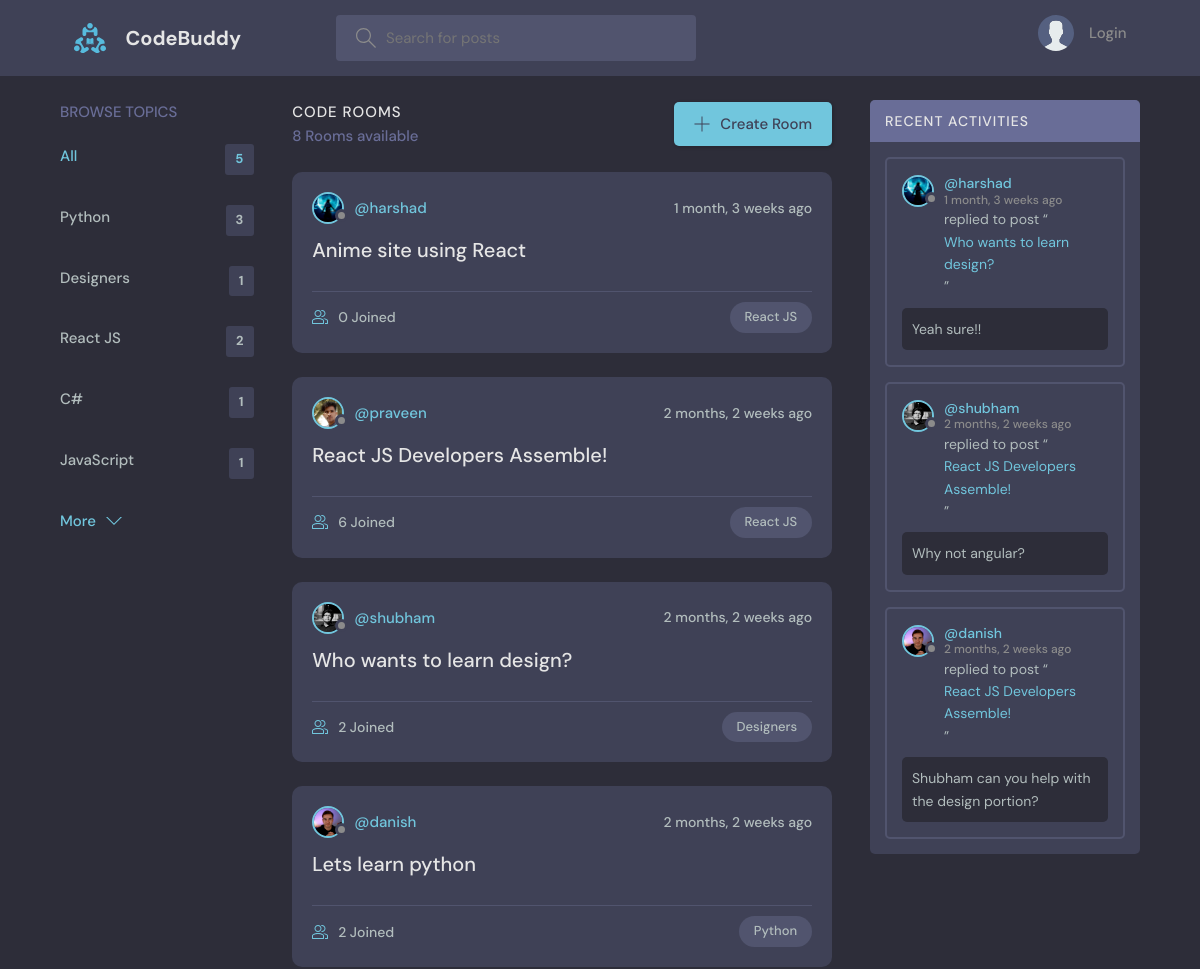
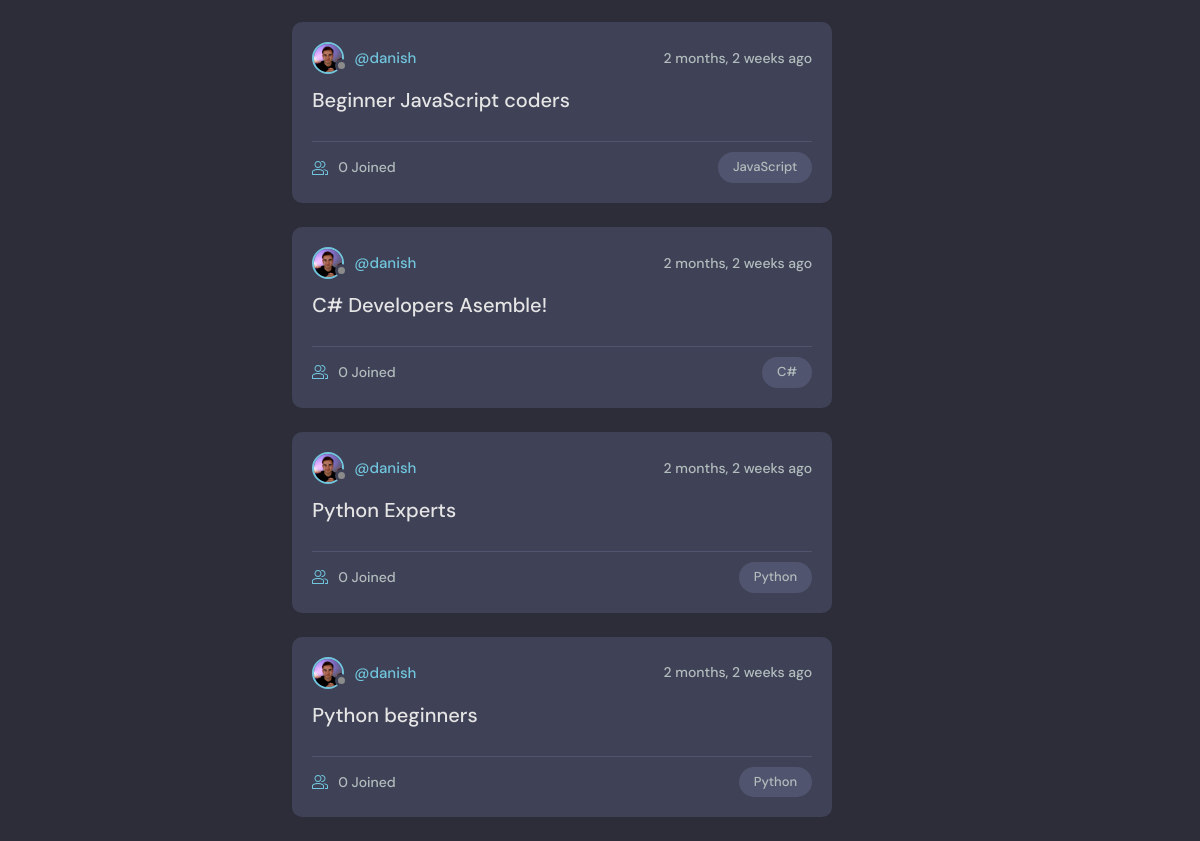
Before: / with the older database file (2 pictures, top to bottom).
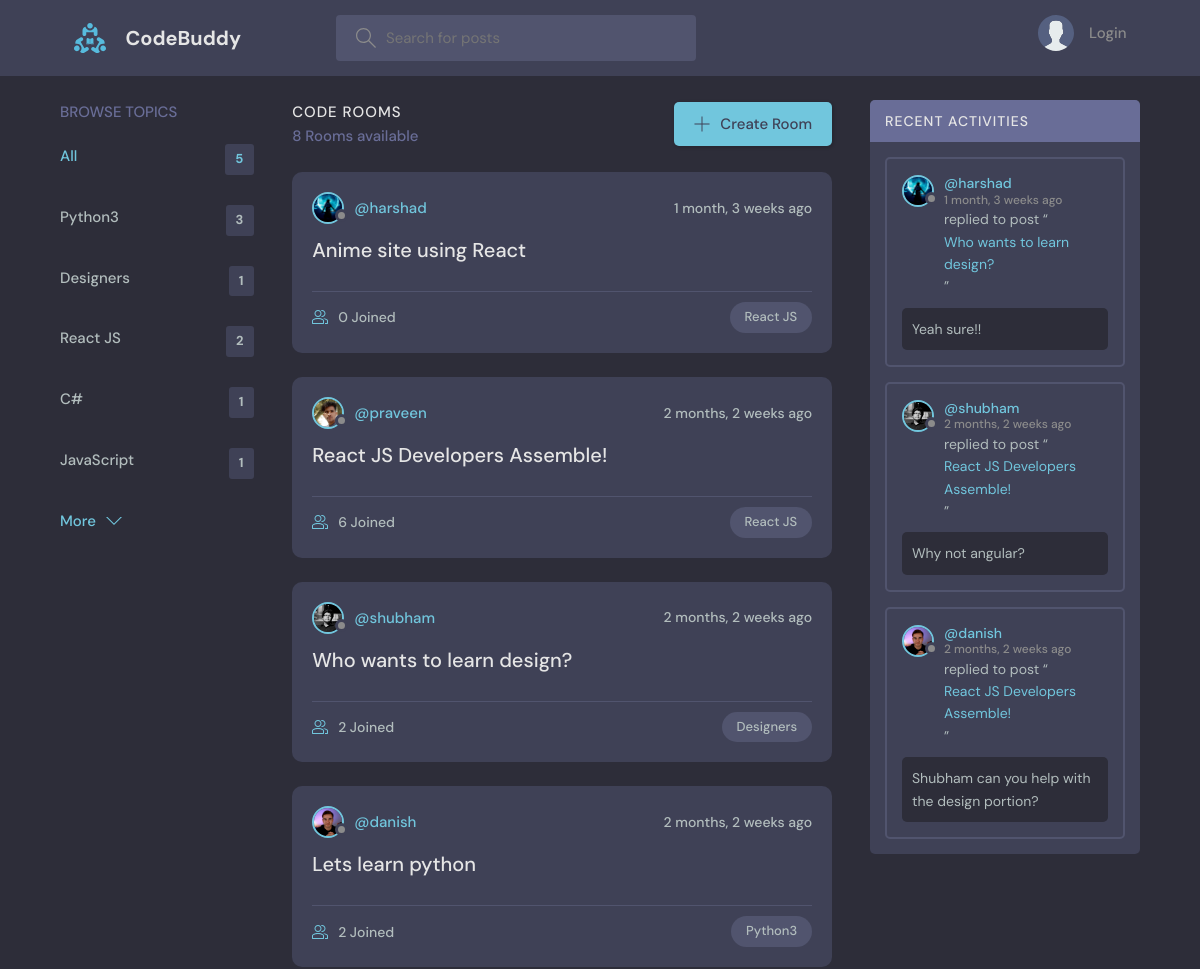
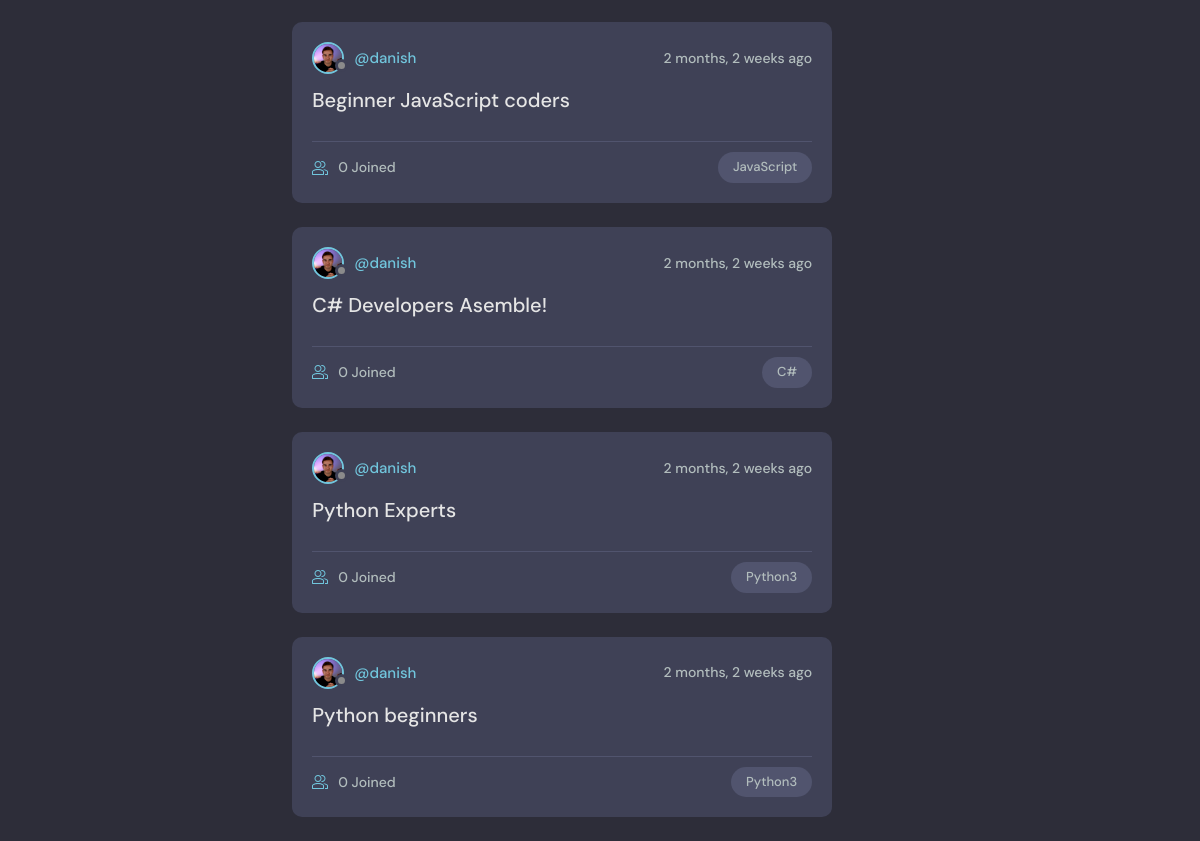
After: the same page with the newer database file (2 pictures, top to bottom).
### base/models.py (models this page shows, shortened)
class Topic(models.Model):
    name = models.CharField(max_length=200)

class Room(models.Model):
    host = models.ForeignKey(User, on_delete=models.SET_NULL, null=True)
    topic = models.ForeignKey(Topic, on_delete=models.SET_NULL, null=True)
    name = models.CharField(max_length=200)
    description = models.TextField(null=True, blank=True)
    participants = models.ManyToManyField(
        User, related_name='participants', blank=True)
    updated = models.DateTimeField(auto_now=True)
    created = models.DateTimeField(auto_now_add=True)
    class Meta:
        ordering = ['-updated', '-created']
    def __str__(self):
        return self.name

class User(AbstractUser):
    name = models.CharField(max_length=200, null=True)
    email = models.EmailField(unique=True, null=True)
    bio = models.TextField(null=True)
    avatar = models.ImageField(null=True, default="avatar.svg")
    USERNAME_FIELD = 'email'
    REQUIRED_FIELDS = ['username']

### base/views.py (the view)
# urls.py: path('', views.home, name="home"),
def home(request):
    q = request.GET.get('q') if request.GET.get('q') != None else ''
    rooms = Room.objects.filter(
        Q(topic__name__icontains=q) |
        Q(name__icontains=q) |
        Q(description__icontains=q)
    )
    topics = Topic.objects.all()[0:5]
    room_count = rooms.count()
    room_messages = Message.objects.filter(
        Q(room__topic__name__icontains=q))[0:3]
    context = {'rooms': rooms, 'topics': topics,
               'room_count': room_count, 'room_messages': room_messages}
    return render(request, 'base/home.html', context)

### base/templates/base/home.html (shortened to what this page needs)
{% extends 'main.html' %}
{% block content %}
<main class="layout layout--3">
  <div class="container">
    {% include 'base/topics_component.html' %}
    <div class="roomList">
      <div class="roomList__header">
        <div>
          <h2>Code Rooms</h2>
          <p>{{room_count}} Rooms available</p>
        </div>
        <a class="btn btn--main" href="{% url 'create-room' %}">
          <svg version="1.1" xmlns="http://www.w3.org/2000/svg" width="32" height="32" viewBox="0 0 32 32">
            <title>add</title>
            <path
              d="M16.943 0.943h-1.885v14.115h-14.115v1.885h14.115v14.115h1.885v-14.115h14.115v-1.885h-14.115v-14.115z">
            </path>
          </svg>
          Create Room
        </a>
      </div>
      {% include 'base/feed_component.html' %}
    </div>
    {% include 'base/activity_component.html' %}
  </div>
</main>
{% endblock %}

### base/templates/base/topics_component.html
<div class="topics">
    <div class="topics__header">
        <h2>Browse Topics</h2>
    </div>
    <ul class="topics__list">
        <li>
            <a href="{% url 'home' %}" class="active">All <span>{{topics.count}}</span></a>
        </li>
        {% for topic in topics %}
        <li>
            <a href="{% url 'home' %}?q={{topic.name}}">{{topic.name}}<span>{{topic.room_set.all.count}}</span></a>
        </li>
        {% endfor %}
    </ul>
    <a class="btn btn--link" href="{% url 'topics' %}">
        More
        <svg version="1.1" xmlns="http://www.w3.org/2000/svg" width="32" height="32" viewBox="0 0 32 32">
            <title>chevron-down</title>
            <path d="M16 21l-13-13h-3l16 16 16-16h-3l-13 13z"></path>
        </svg>
    </a>
</div>

### base/templates/base/feed_component.html (shortened to what this page needs)
{% for room in rooms %}
<div class="roomListRoom">
    <div class="roomListRoom__header">
        <a href="{% url 'user-profile' room.host.id %}" class="roomListRoom__author">
            <div class="avatar avatar--small">
                <img src="{{room.host.avatar.url}}" />
            </div>
            <span>@{{room.host.username}}</span>
        </a>
        <div class="roomListRoom__actions">
            <span>{{room.created|timesince}} ago</span>
        </div>
    </div>
    <div class="roomListRoom__content">
        <a href="{% url 'room' room.id %}">{{room.name}}</a>
    </div>
    <div class="roomListRoom__meta">
        <a href="{% url 'room' room.id %}" class="roomListRoom__joined">
            {{room.participants.all.count}} Joined
        </a>
        <p class="roomListRoom__topic">{{room.topic.name}}</p>
    </div>
</div>
{% endfor %}

Changed rows visible on the page:
changed Topic: name "Python" → "Python3"
changed through a linked row, Room "Lets learn python": topic.name "Python" → "Python3"
changed through a linked row, Room "Python Experts": topic.name "Python" → "Python3"
changed through a linked row, Room "Python beginners": topic.name "Python" → "Python3"
